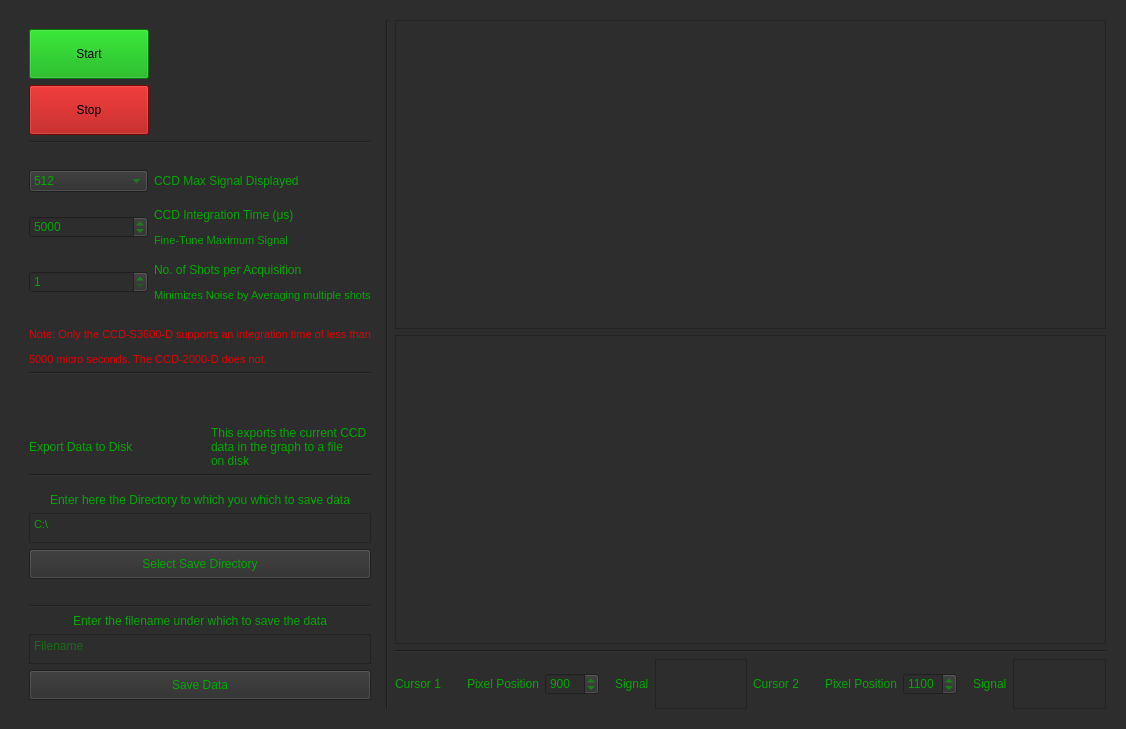
<?xml version="1.0" encoding="UTF-8"?>
<ui version="4.0">
 <class>MainWindow</class>
 <widget class="QMainWindow" name="MainWindow">
  <property name="geometry">
   <rect>
    <x>0</x>
    <y>0</y>
    <width>1126</width>
    <height>729</height>
   </rect>
  </property>
  <property name="windowTitle">
   <string>CCD Viewer</string>
  </property>
  <property name="styleSheet">
   <string notr="true">background-color: rgb(45, 45, 45);</string>
  </property>
  <widget class="QWidget" name="centralwidget">
   <layout class="QHBoxLayout" name="horizontalLayout" stretch="0,0,1">
    <property name="leftMargin">
     <number>20</number>
    </property>
    <property name="topMargin">
     <number>20</number>
    </property>
    <property name="rightMargin">
     <number>20</number>
    </property>
    <property name="bottomMargin">
     <number>20</number>
    </property>
    <item>
     <widget class="QWidget" name="widget" native="true">
      <property name="minimumSize">
       <size>
        <width>0</width>
        <height>0</height>
       </size>
      </property>
      <property name="maximumSize">
       <size>
        <width>16777215</width>
        <height>16777215</height>
       </size>
      </property>
      <layout class="QVBoxLayout" name="verticalLayout">
       <item>
        <layout class="QVBoxLayout" name="verticalLayout_6">
         <property name="sizeConstraint">
          <enum>QLayout::SetDefaultConstraint</enum>
         </property>
         <item>
          <widget class="QPushButton" name="StartButton">
           <property name="minimumSize">
            <size>
             <width>0</width>
             <height>50</height>
            </size>
           </property>
           <property name="maximumSize">
            <size>
             <width>120</width>
             <height>16777215</height>
            </size>
           </property>
           <property name="styleSheet">
            <string notr="true">background-color: rgb(0, 170, 0);
font: 12pt &quot;MS Shell Dlg 2&quot;;</string>
           </property>
           <property name="text">
            <string>Start</string>
           </property>
          </widget>
         </item>
         <item>
          <widget class="QPushButton" name="StopButton">
           <property name="minimumSize">
            <size>
             <width>0</width>
             <height>50</height>
            </size>
           </property>
           <property name="maximumSize">
            <size>
             <width>120</width>
             <height>16777215</height>
            </size>
           </property>
           <property name="styleSheet">
            <string notr="true">background-color: rgb(170, 0, 0);
font: 12pt &quot;MS Shell Dlg 2&quot;;</string>
           </property>
           <property name="text">
            <string>Stop</string>
           </property>
          </widget>
         </item>
         <item>
          <widget class="Line" name="line_2">
           <property name="orientation">
            <enum>Qt::Horizontal</enum>
           </property>
          </widget>
         </item>
         <item>
          <spacer name="verticalSpacer_13">
           <property name="orientation">
            <enum>Qt::Vertical</enum>
           </property>
           <property name="sizeType">
            <enum>QSizePolicy::Fixed</enum>
           </property>
           <property name="sizeHint" stdset="0">
            <size>
             <width>20</width>
             <height>20</height>
            </size>
           </property>
          </spacer>
         </item>
         <item>
          <layout class="QGridLayout" name="gridLayout_3">
           <item row="4" column="1">
            <widget class="QLabel" name="label_22">
             <property name="styleSheet">
              <string notr="true">color: rgb(0, 170, 0);
font: 75 12pt &quot;MS Shell Dlg 2&quot;;</string>
             </property>
             <property name="text">
              <string>&lt;html&gt;&lt;head/&gt;&lt;body&gt;&lt;p&gt;No. of Shots per Acquisition&lt;/p&gt;&lt;p&gt;&lt;span style=&quot; font-size:8pt;&quot;&gt;Minimizes Noise by Averaging multiple shots&lt;/span&gt;&lt;/p&gt;&lt;/body&gt;&lt;/html&gt;</string>
             </property>
            </widget>
           </item>
           <item row="2" column="1">
            <widget class="QLabel" name="label_21">
             <property name="styleSheet">
              <string notr="true">color: rgb(0, 170, 0);
font: 75 12pt &quot;MS Shell Dlg 2&quot;;</string>
             </property>
             <property name="text">
              <string>&lt;html&gt;&lt;head/&gt;&lt;body&gt;&lt;p&gt;    CCD Integration Time (μs)&lt;/p&gt;&lt;p&gt;&lt;span style=&quot; font-size:8pt;&quot;&gt;       Fine-Tune Maximum Signal&lt;/span&gt;&lt;/p&gt;&lt;/body&gt;&lt;/html&gt;</string>
             </property>
            </widget>
           </item>
           <item row="2" column="0">
            <widget class="QSpinBox" name="t_int">
             <property name="styleSheet">
              <string notr="true">font: 75 12pt &quot;MS Shell Dlg 2&quot;;
color: rgb(0, 170, 0);</string>
             </property>
             <property name="minimum">
              <number>10</number>
             </property>
             <property name="maximum">
              <number>90000</number>
             </property>
             <property name="singleStep">
              <number>1000</number>
             </property>
             <property name="value">
              <number>5000</number>
             </property>
            </widget>
           </item>
           <item row="0" column="1">
            <widget class="QLabel" name="label_23">
             <property name="styleSheet">
              <string notr="true">color: rgb(0, 170, 0);
font: 75 12pt &quot;MS Shell Dlg 2&quot;;</string>
             </property>
             <property name="text">
              <string>CCD Max Signal Displayed</string>
             </property>
            </widget>
           </item>
           <item row="4" column="0">
            <widget class="QSpinBox" name="shots_per_acq">
             <property name="styleSheet">
              <string notr="true">font: 75 12pt &quot;MS Shell Dlg 2&quot;;
color: rgb(0, 170, 0);</string>
             </property>
             <property name="minimum">
              <number>1</number>
             </property>
             <property name="maximum">
              <number>1000</number>
             </property>
            </widget>
           </item>
           <item row="0" column="0">
            <widget class="QComboBox" name="VmaxEdit">
             <property name="styleSheet">
              <string notr="true">font: 75 12pt &quot;MS Shell Dlg 2&quot;;
color: rgb(0, 170, 0);</string>
             </property>
             <item>
              <property name="text">
               <string>512</string>
              </property>
             </item>
             <item>
              <property name="text">
               <string>1024</string>
              </property>
             </item>
             <item>
              <property name="text">
               <string>2048</string>
              </property>
             </item>
             <item>
              <property name="text">
               <string>4096</string>
              </property>
             </item>
             <item>
              <property name="text">
               <string>8192</string>
              </property>
             </item>
             <item>
              <property name="text">
               <string>16384</string>
              </property>
             </item>
             <item>
              <property name="text">
               <string>32768</string>
              </property>
             </item>
             <item>
              <property name="text">
               <string>65536</string>
              </property>
             </item>
            </widget>
           </item>
           <item row="5" column="1">
            <spacer name="verticalSpacer_14">
             <property name="orientation">
              <enum>Qt::Vertical</enum>
             </property>
             <property name="sizeType">
              <enum>QSizePolicy::Fixed</enum>
             </property>
             <property name="sizeHint" stdset="0">
              <size>
               <width>20</width>
               <height>20</height>
              </size>
             </property>
            </spacer>
           </item>
           <item row="1" column="1">
            <spacer name="verticalSpacer">
             <property name="orientation">
              <enum>Qt::Vertical</enum>
             </property>
             <property name="sizeType">
              <enum>QSizePolicy::Fixed</enum>
             </property>
             <property name="sizeHint" stdset="0">
              <size>
               <width>20</width>
               <height>10</height>
              </size>
             </property>
            </spacer>
           </item>
           <item row="3" column="1">
            <spacer name="verticalSpacer_2">
             <property name="orientation">
              <enum>Qt::Vertical</enum>
             </property>
             <property name="sizeType">
              <enum>QSizePolicy::Fixed</enum>
             </property>
             <property name="sizeHint" stdset="0">
              <size>
               <width>20</width>
               <height>10</height>
              </size>
             </property>
            </spacer>
           </item>
          </layout>
         </item>
         <item>
          <widget class="QLabel" name="integrationTimeNote">
           <property name="enabled">
            <bool>true</bool>
           </property>
           <property name="maximumSize">
            <size>
             <width>16777215</width>
             <height>60</height>
            </size>
           </property>
           <property name="styleSheet">
            <string notr="true">font: 75 12pt &quot;MS Shell Dlg 2&quot;;
color: rgb(230, 0, 0);</string>
           </property>
           <property name="text">
            <string>&lt;html&gt;&lt;head/&gt;&lt;body&gt;&lt;p&gt;&lt;span style=&quot; font-size:8pt;&quot;&gt;Note: Only the CCD-S3600-D supports an integration time of less than&lt;/span&gt;&lt;/p&gt;&lt;p&gt;&lt;span style=&quot; font-size:8pt;&quot;&gt;5000 micro seconds. The CCD-2000-D does not.&lt;/span&gt;&lt;/p&gt;&lt;/body&gt;&lt;/html&gt;</string>
           </property>
          </widget>
         </item>
         <item>
          <widget class="Line" name="line_3">
           <property name="orientation">
            <enum>Qt::Horizontal</enum>
           </property>
          </widget>
         </item>
         <item>
          <spacer name="verticalSpacer_15">
           <property name="orientation">
            <enum>Qt::Vertical</enum>
           </property>
           <property name="sizeType">
            <enum>QSizePolicy::Expanding</enum>
           </property>
           <property name="sizeHint" stdset="0">
            <size>
             <width>20</width>
             <height>100</height>
            </size>
           </property>
          </spacer>
         </item>
         <item>
          <layout class="QVBoxLayout" name="verticalLayout_7" stretch="0,0,0,0,0,0,0,0,0,0,0">
           <item>
            <layout class="QHBoxLayout" name="horizontalLayout_5">
             <property name="spacing">
              <number>1</number>
             </property>
             <item>
              <widget class="QLabel" name="label_24">
               <property name="enabled">
                <bool>true</bool>
               </property>
               <property name="maximumSize">
                <size>
                 <width>16777215</width>
                 <height>80</height>
                </size>
               </property>
               <property name="styleSheet">
                <string notr="true">font: 75 12pt &quot;MS Shell Dlg 2&quot;;
color: rgb(0, 170, 0);</string>
               </property>
               <property name="text">
                <string>Export Data to Disk</string>
               </property>
              </widget>
             </item>
             <item>
              <spacer name="horizontalSpacer_8">
               <property name="orientation">
                <enum>Qt::Horizontal</enum>
               </property>
               <property name="sizeType">
                <enum>QSizePolicy::Fixed</enum>
               </property>
               <property name="sizeHint" stdset="0">
                <size>
                 <width>20</width>
                 <height>20</height>
                </size>
               </property>
              </spacer>
             </item>
             <item>
              <widget class="QLabel" name="label_25">
               <property name="maximumSize">
                <size>
                 <width>16777215</width>
                 <height>80</height>
                </size>
               </property>
               <property name="styleSheet">
                <string notr="true">color: rgb(0, 170, 0);
font: 75 8pt &quot;MS Shell Dlg 2&quot;;</string>
               </property>
               <property name="text">
                <string>This exports the current CCD
data in the graph to a file 
on disk</string>
               </property>
              </widget>
             </item>
            </layout>
           </item>
           <item>
            <widget class="Line" name="line">
             <property name="orientation">
              <enum>Qt::Horizontal</enum>
             </property>
            </widget>
           </item>
           <item>
            <spacer name="verticalSpacer_16">
             <property name="orientation">
              <enum>Qt::Vertical</enum>
             </property>
             <property name="sizeType">
              <enum>QSizePolicy::Fixed</enum>
             </property>
             <property name="sizeHint" stdset="0">
              <size>
               <width>20</width>
               <height>10</height>
              </size>
             </property>
            </spacer>
           </item>
           <item>
            <widget class="QLabel" name="label_26">
             <property name="maximumSize">
              <size>
               <width>16777215</width>
               <height>30</height>
              </size>
             </property>
             <property name="styleSheet">
              <string notr="true">font: 75 8pt &quot;MS Shell Dlg 2&quot;;
color: rgb(0, 170, 0);</string>
             </property>
             <property name="text">
              <string>Enter here the Directory to which you which to save data</string>
             </property>
             <property name="alignment">
              <set>Qt::AlignCenter</set>
             </property>
            </widget>
           </item>
           <item>
            <widget class="QTextEdit" name="SaveDirectoryText">
             <property name="maximumSize">
              <size>
               <width>16667</width>
               <height>30</height>
              </size>
             </property>
             <property name="layoutDirection">
              <enum>Qt::LeftToRight</enum>
             </property>
             <property name="styleSheet">
              <string notr="true">font: 75 8pt &quot;MS Shell Dlg 2&quot;;
color: rgb(0, 170, 0);</string>
             </property>
             <property name="html">
              <string>&lt;!DOCTYPE HTML PUBLIC &quot;-//W3C//DTD HTML 4.0//EN&quot; &quot;http://www.w3.org/TR/REC-html40/strict.dtd&quot;&gt;
&lt;html&gt;&lt;head&gt;&lt;meta name=&quot;qrichtext&quot; content=&quot;1&quot; /&gt;&lt;style type=&quot;text/css&quot;&gt;
p, li { white-space: pre-wrap; }
&lt;/style&gt;&lt;/head&gt;&lt;body style=&quot; font-family:'MS Shell Dlg 2'; font-size:8pt; font-weight:72; font-style:normal;&quot;&gt;
&lt;p style=&quot; margin-top:0px; margin-bottom:0px; margin-left:0px; margin-right:0px; -qt-block-indent:0; text-indent:0px;&quot;&gt;C:\&lt;/p&gt;&lt;/body&gt;&lt;/html&gt;</string>
             </property>
             <property name="placeholderText">
              <string>C:\</string>
             </property>
            </widget>
           </item>
           <item>
            <widget class="QPushButton" name="SelectPathButton">
             <property name="minimumSize">
              <size>
               <width>0</width>
               <height>30</height>
              </size>
             </property>
             <property name="styleSheet">
              <string notr="true">font: 75 8pt &quot;MS Shell Dlg 2&quot;;
color: rgb(0, 170, 0);</string>
             </property>
             <property name="text">
              <string>Select Save Directory</string>
             </property>
            </widget>
           </item>
           <item>
            <spacer name="verticalSpacer_17">
             <property name="orientation">
              <enum>Qt::Vertical</enum>
             </property>
             <property name="sizeType">
              <enum>QSizePolicy::Fixed</enum>
             </property>
             <property name="sizeHint" stdset="0">
              <size>
               <width>20</width>
               <height>20</height>
              </size>
             </property>
            </spacer>
           </item>
           <item>
            <widget class="Line" name="line_6">
             <property name="orientation">
              <enum>Qt::Horizontal</enum>
             </property>
            </widget>
           </item>
           <item>
            <widget class="QLabel" name="label_27">
             <property name="maximumSize">
              <size>
               <width>16777215</width>
               <height>30</height>
              </size>
             </property>
             <property name="styleSheet">
              <string notr="true">font: 75 8pt &quot;MS Shell Dlg 2&quot;;
color: rgb(0, 170, 0);</string>
             </property>
             <property name="text">
              <string>Enter the filename under which to save the data</string>
             </property>
             <property name="alignment">
              <set>Qt::AlignCenter</set>
             </property>
            </widget>
           </item>
           <item>
            <widget class="QTextEdit" name="FileName">
             <property name="maximumSize">
              <size>
               <width>16667</width>
               <height>30</height>
              </size>
             </property>
             <property name="styleSheet">
              <string notr="true">font: 75 8pt &quot;MS Shell Dlg 2&quot;;
color: rgb(0, 170, 0);</string>
             </property>
             <property name="placeholderText">
              <string>Filename</string>
             </property>
            </widget>
           </item>
           <item>
            <widget class="QPushButton" name="SaveButton">
             <property name="minimumSize">
              <size>
               <width>0</width>
               <height>30</height>
              </size>
             </property>
             <property name="styleSheet">
              <string notr="true">font: 75 8pt &quot;MS Shell Dlg 2&quot;;
color: rgb(0, 170, 0);</string>
             </property>
             <property name="text">
              <string>Save Data</string>
             </property>
            </widget>
           </item>
          </layout>
         </item>
        </layout>
       </item>
      </layout>
     </widget>
    </item>
    <item>
     <widget class="Line" name="line_4">
      <property name="orientation">
       <enum>Qt::Vertical</enum>
      </property>
     </widget>
    </item>
    <item>
     <layout class="QVBoxLayout" name="verticalLayout_2" stretch="2,2,0,0">
      <property name="spacing">
       <number>6</number>
      </property>
      <item>
       <widget class="PlotWidget" name="plotWidgetall"/>
      </item>
      <item>
       <widget class="PlotWidget" name="plotWidgetzoom"/>
      </item>
      <item>
       <widget class="Line" name="line_5">
        <property name="orientation">
         <enum>Qt::Horizontal</enum>
        </property>
       </widget>
      </item>
      <item>
       <layout class="QHBoxLayout" name="horizontalLayout_3">
        <item>
         <widget class="QLabel" name="label_8">
          <property name="styleSheet">
           <string notr="true">font: 75 12pt &quot;MS Shell Dlg 2&quot;;
color: rgb(0, 170, 0);</string>
          </property>
          <property name="text">
           <string>Cursor 1</string>
          </property>
         </widget>
        </item>
        <item>
         <spacer name="horizontalSpacer_2">
          <property name="orientation">
           <enum>Qt::Horizontal</enum>
          </property>
          <property name="sizeType">
           <enum>QSizePolicy::Fixed</enum>
          </property>
          <property name="sizeHint" stdset="0">
           <size>
            <width>20</width>
            <height>20</height>
           </size>
          </property>
         </spacer>
        </item>
        <item>
         <widget class="QLabel" name="label_10">
          <property name="minimumSize">
           <size>
            <width>0</width>
            <height>0</height>
           </size>
          </property>
          <property name="styleSheet">
           <string notr="true">font: 75 8pt &quot;MS Shell Dlg 2&quot;;
color: rgb(0, 170, 0);</string>
          </property>
          <property name="text">
           <string>Pixel Position</string>
          </property>
         </widget>
        </item>
        <item>
         <widget class="QSpinBox" name="cursor1Pos">
          <property name="styleSheet">
           <string notr="true">font: 75 12pt &quot;MS Shell Dlg 2&quot;;
color: rgb(0, 170, 0);</string>
          </property>
          <property name="maximum">
           <number>4000</number>
          </property>
          <property name="value">
           <number>900</number>
          </property>
         </widget>
        </item>
        <item>
         <spacer name="horizontalSpacer_5">
          <property name="orientation">
           <enum>Qt::Horizontal</enum>
          </property>
          <property name="sizeType">
           <enum>QSizePolicy::Fixed</enum>
          </property>
          <property name="sizeHint" stdset="0">
           <size>
            <width>10</width>
            <height>20</height>
           </size>
          </property>
         </spacer>
        </item>
        <item>
         <widget class="QLabel" name="label_9">
          <property name="styleSheet">
           <string notr="true">font: 75 8pt &quot;MS Shell Dlg 2&quot;;
color: rgb(0, 170, 0);</string>
          </property>
          <property name="text">
           <string>Signal</string>
          </property>
         </widget>
        </item>
        <item>
         <widget class="QTextEdit" name="cursor1Sig">
          <property name="maximumSize">
           <size>
            <width>150</width>
            <height>50</height>
           </size>
          </property>
          <property name="styleSheet">
           <string notr="true">font: 75 12pt &quot;MS Shell Dlg 2&quot;;
color: rgb(0, 170, 0);
</string>
          </property>
          <property name="html">
           <string>&lt;!DOCTYPE HTML PUBLIC &quot;-//W3C//DTD HTML 4.0//EN&quot; &quot;http://www.w3.org/TR/REC-html40/strict.dtd&quot;&gt;
&lt;html&gt;&lt;head&gt;&lt;meta name=&quot;qrichtext&quot; content=&quot;1&quot; /&gt;&lt;style type=&quot;text/css&quot;&gt;
p, li { white-space: pre-wrap; }
&lt;/style&gt;&lt;/head&gt;&lt;body style=&quot; font-family:'MS Shell Dlg 2'; font-size:12pt; font-weight:72; font-style:normal;&quot;&gt;
&lt;p style=&quot;-qt-paragraph-type:empty; margin-top:0px; margin-bottom:0px; margin-left:0px; margin-right:0px; -qt-block-indent:0; text-indent:0px; vertical-align:middle;&quot;&gt;&lt;br /&gt;&lt;/p&gt;&lt;/body&gt;&lt;/html&gt;</string>
          </property>
         </widget>
        </item>
        <item>
         <spacer name="horizontalSpacer_4">
          <property name="orientation">
           <enum>Qt::Horizontal</enum>
          </property>
          <property name="sizeType">
           <enum>QSizePolicy::Expanding</enum>
          </property>
          <property name="sizeHint" stdset="0">
           <size>
            <width>40</width>
            <height>20</height>
           </size>
          </property>
         </spacer>
        </item>
        <item>
         <widget class="QLabel" name="label_11">
          <property name="styleSheet">
           <string notr="true">font: 75 12pt &quot;MS Shell Dlg 2&quot;;
color: rgb(0, 170, 0);</string>
          </property>
          <property name="text">
           <string>Cursor 2</string>
          </property>
         </widget>
        </item>
        <item>
         <spacer name="horizontalSpacer_3">
          <property name="orientation">
           <enum>Qt::Horizontal</enum>
          </property>
          <property name="sizeType">
           <enum>QSizePolicy::Fixed</enum>
          </property>
          <property name="sizeHint" stdset="0">
           <size>
            <width>20</width>
            <height>20</height>
           </size>
          </property>
         </spacer>
        </item>
        <item>
         <widget class="QLabel" name="label_12">
          <property name="styleSheet">
           <string notr="true">font: 75 8pt &quot;MS Shell Dlg 2&quot;;
color: rgb(0, 170, 0);</string>
          </property>
          <property name="text">
           <string>Pixel Position</string>
          </property>
         </widget>
        </item>
        <item>
         <widget class="QSpinBox" name="cursor2Pos">
          <property name="styleSheet">
           <string notr="true">font: 75 12pt &quot;MS Shell Dlg 2&quot;;
color: rgb(0, 170, 0);</string>
          </property>
          <property name="maximum">
           <number>4000</number>
          </property>
          <property name="value">
           <number>1100</number>
          </property>
         </widget>
        </item>
        <item>
         <spacer name="horizontalSpacer_6">
          <property name="orientation">
           <enum>Qt::Horizontal</enum>
          </property>
          <property name="sizeType">
           <enum>QSizePolicy::Fixed</enum>
          </property>
          <property name="sizeHint" stdset="0">
           <size>
            <width>10</width>
            <height>20</height>
           </size>
          </property>
         </spacer>
        </item>
        <item>
         <widget class="QLabel" name="label_13">
          <property name="styleSheet">
           <string notr="true">font: 75 8pt &quot;MS Shell Dlg 2&quot;;
color: rgb(0, 170, 0);</string>
          </property>
          <property name="text">
           <string>Signal</string>
          </property>
         </widget>
        </item>
        <item>
         <widget class="QTextEdit" name="cursor2Sig">
          <property name="maximumSize">
           <size>
            <width>150</width>
            <height>50</height>
           </size>
          </property>
          <property name="styleSheet">
           <string notr="true">font: 75 12pt &quot;MS Shell Dlg 2&quot;;
color: rgb(0, 170, 0);</string>
          </property>
         </widget>
        </item>
       </layout>
      </item>
     </layout>
    </item>
   </layout>
  </widget>
  <widget class="QMenuBar" name="menubar">
   <property name="geometry">
    <rect>
     <x>0</x>
     <y>0</y>
     <width>1126</width>
     <height>21</height>
    </rect>
   </property>
  </widget>
 </widget>
 <customwidgets>
  <customwidget>
   <class>PlotWidget</class>
   <extends>QGraphicsView</extends>
   <header>pyqtgraph/widgets/PlotWidget.h</header>
  </customwidget>
 </customwidgets>
 <resources/>
 <connections/>
</ui>
